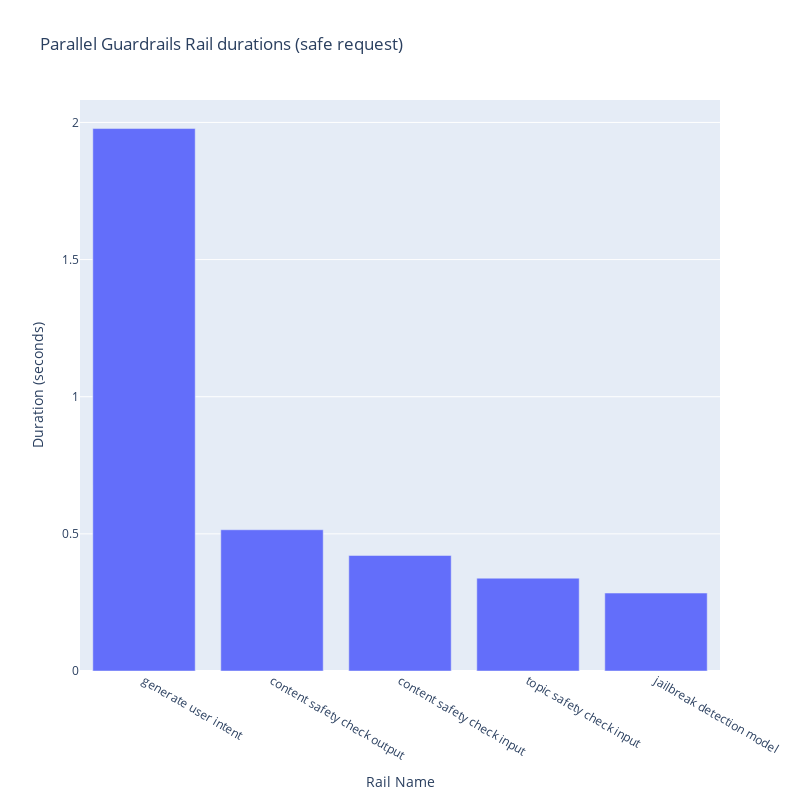

Notebook source saved alongside this figure:
### Markdown cell above
#### Analyze Parallel Trace Data

Plot the individual rail times from the parallel rail trace file.

### Code cell
# Now let's plot a bar-graph of these numbers
px.bar(
    parallel_df[parallel_df["is_safe"] & parallel_df["is_rail"]].sort_values("duration", ascending=False),
    x="rail_name_short",
    y="duration",
    title="Parallel Guardrails Rail durations (safe request)",
    labels={"rail_name_short": "Rail Name", "duration": "Duration (seconds)"},
    width=PLOT_WIDTH,
    height=PLOT_HEIGHT * 2,
)

### Figure 1 — Plotly figure (JSON) as saved in the notebook; plotly's stock layout.template omitted (floating-point values rounded to 4 significant figures)
{"data": [{"hovertemplate": "Rail Name=%{x}<br>Duration (seconds)=%{y}<extra></extra>", "legendgroup": "", "marker": {"color": "#636efa", "pattern": {"shape": ""}}, "name": "", "orientation": "v", "showlegend": false, "textposition": "auto", "type": "bar", "x": ["generate user intent", "content safety check output", "content safety check input", "topic safety check input", "jailbreak detection model"], "xaxis": "x", "y": [1.978, 0.5149, 0.4212, 0.3383, 0.2842], "yaxis": "y"}], "layout": {"barmode": "relative", "height": 800, "legend": {"tracegroupgap": 0}, "title": {"text": "Parallel Guardrails Rail durations (safe request)"}, "width": 800, "xaxis": {"anchor": "y", "domain": [0, 1], "title": {"text": "Rail Name"}}, "yaxis": {"anchor": "x", "domain": [0, 1], "title": {"text": "Duration (seconds)"}}}}
